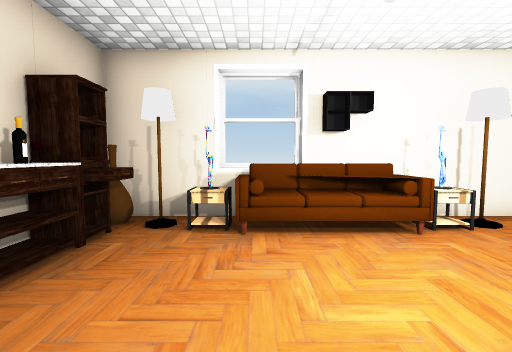
View 1 (above)

12 first-person views from a walk through a Unity game level. The camera is 1.4 m above the floor, tilts 4° down and sees 90° across. The floor is counted in squares, 1 m on a side. Each view is taken from the middle of a square. On the plan, view 1 faces up. The plan holds only what a view shows up to about 13 squares ahead; the rest is blank. The player is left out. Door leaves are left out, so doorways stand open. Some surface patterns are stand-ins.

View 2
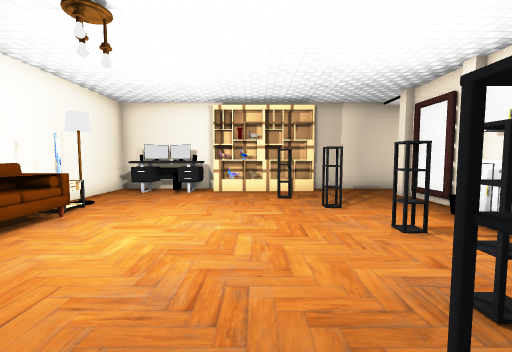

View 3
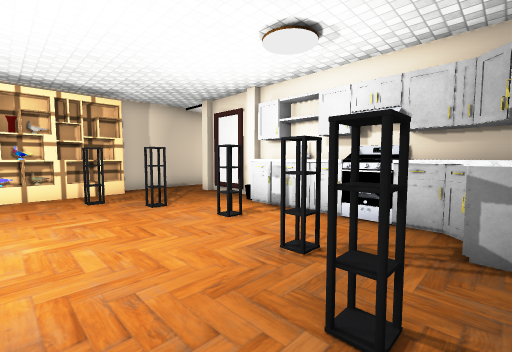

View 4
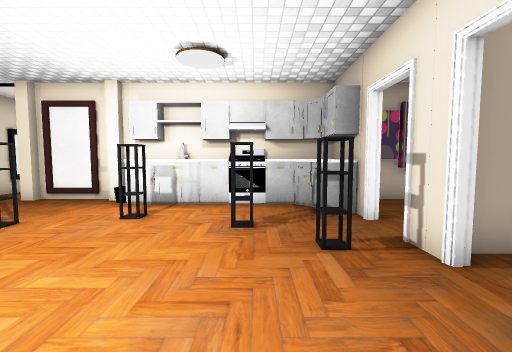

View 5
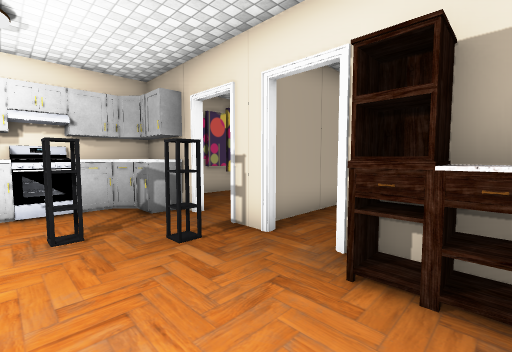

View 6
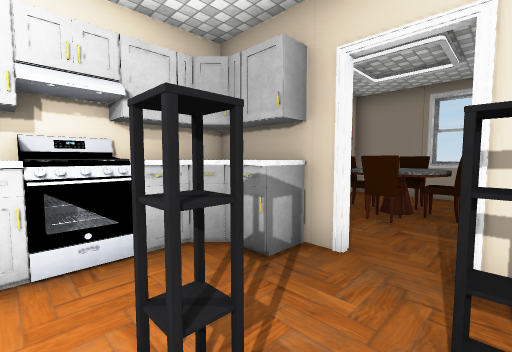

View 7
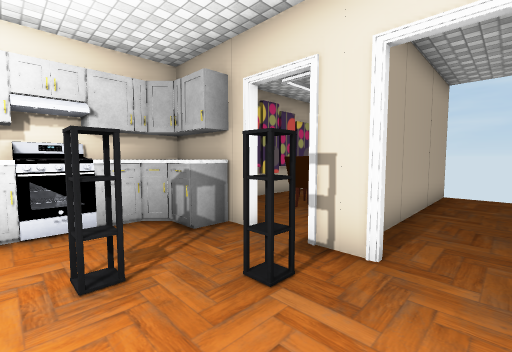

View 8
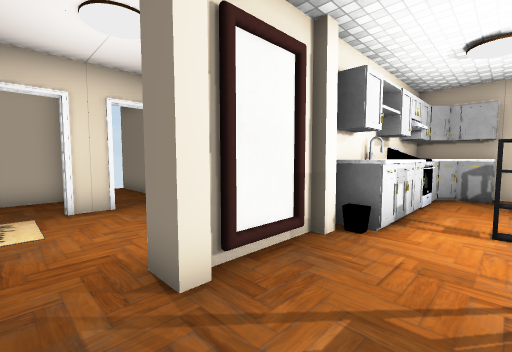

View 9
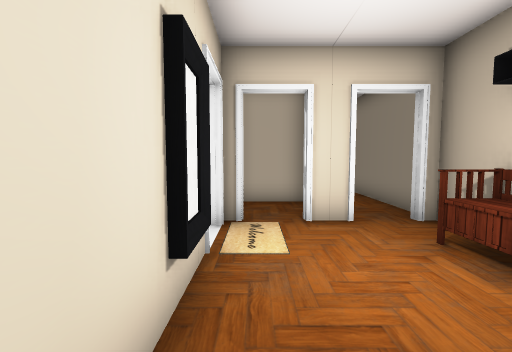

View 10
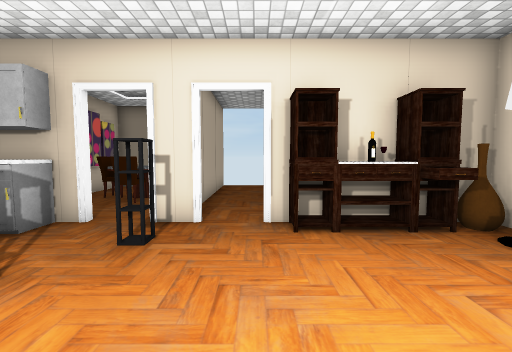

View 11
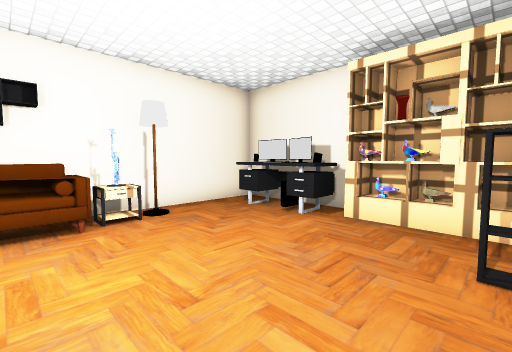

View 12
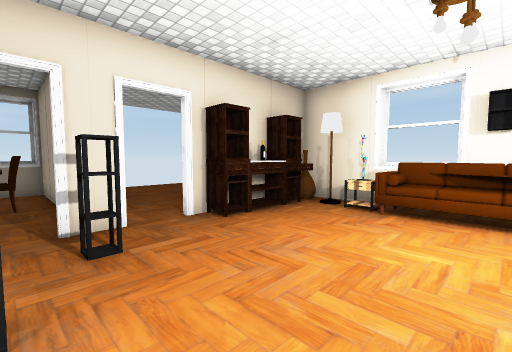

### Floor plan
Ten units are one square. View 1 is at (0, 0); x grows to the right and y downward. Boxes are objects, and circles mark ways between rooms. Rooms are numbered by the first view taken in them; rooms with no view inside come last. Other rooms are left out.
<svg viewBox="-113 -69 213 184">
<path fill="none" stroke="#000" d="M41 25 41 20 45 20M17 32 17 27 21 27M58 12 58 8M-9 25 -9 20 -5 20 -5 25M-2 47 30 47 30 57M-20 12 -24 12 -24 7 -20 7 -20 12M59 57 64 57M87 -19 87 -61 -35 -61 -35 -12M-35 1 -35 14M-35 27 -35 57 35 57M-36 34 -26 34 -26 43 -21 47 -14 47M11 -64 -9 -64M39 90 39 107M87 87 87 26M57 107 70 107M82 107 87 107M-75 9 -108 9M-72 57 -51 57M-108 22 -108 30M-99 55 -51 55M-97 57 -76 57M-105 7 -105 57"/>
<rect x="-35" y="-45" width="20" height="30" fill="#bbb"><title>cabinet</title></rect>
<rect x="-35" y="-55" width="10" height="10" fill="#bbb"><title>other object</title></rect>
<rect x="-25" y="-55" width="10" height="10" fill="#bbb"><title>other object</title></rect>
<rect x="-15" y="45" width="10" height="10" fill="#bbb"><title>stove</title></rect>
<rect x="-15" y="-45" width="10" height="10" fill="#bbb"><title>other object</title></rect>
<rect x="-15" y="-55" width="10" height="10" fill="#bbb"><title>table</title></rect>
<rect x="-5" y="-55" width="30" height="10" fill="#bbb"><title>sofa</title></rect>
<rect x="25" y="-55" width="20" height="10" fill="#bbb"><title>table</title></rect>
<rect x="35" y="55" width="10" height="10" fill="#bbb"><title>pillar</title></rect>
<rect x="45" y="65" width="10" height="30" fill="#bbb"><title>bench</title></rect>
<rect x="45" y="55" width="10" height="10" fill="#bbb"><title>mirror</title></rect>
<rect x="45" y="-55" width="10" height="10" fill="#bbb"><title>other object</title></rect>
<rect x="65" y="45" width="10" height="20" fill="#bbb"><title>pillar</title></rect>
<rect x="65" y="-35" width="10" height="10" fill="#bbb"><title>other object</title></rect>
<rect x="65" y="-45" width="10" height="10" fill="#bbb"><title>other object</title></rect>
<rect x="65" y="-55" width="10" height="10" fill="#bbb"><title>other object</title></rect>
<rect x="75" y="5" width="10" height="20" fill="#bbb"><title>shelf</title></rect>
<rect x="75" y="-25" width="10" height="30" fill="#bbb"><title>shelf</title></rect>
<rect x="75" y="-35" width="10" height="10" fill="#bbb"><title>monitor</title></rect>
<rect x="75" y="-45" width="10" height="10" fill="#bbb"><title>monitor</title></rect>
<rect x="85" y="75" width="10" height="10" fill="#bbb"><title>mirror</title></rect>
<rect x="-95" y="25" width="20" height="10" fill="#bbb"><title>chair</title></rect>
<rect x="-85" y="35" width="20" height="10" fill="#bbb"><title>chair</title></rect>
<rect x="-85" y="15" width="20" height="10" fill="#bbb"><title>chair</title></rect>
<rect x="-75" y="25" width="10" height="10" fill="#bbb"><title>table</title></rect>
<rect x="-65" y="25" width="10" height="10" fill="#bbb"><title>chair</title></rect>
<circle cx="-40" cy="20" r="3" fill="#2a7"/>
<text x="30" y="10">1</text>
<text x="-80" y="30">2</text>
</svg>
Room 1 opens to room 2.

Where each view was taken, in squares from view 1:
view 1: 0 up, 0 right, facing up
view 2: 0 up, 3 left, facing right
view 3: 1 up, 3 left, facing down-right
view 4: 3 up, 1 left, facing down
view 5: 3 up, 0 right, facing down-left
view 6: 1 down, 0 right, facing down-left
view 7: 1 up, 0 right, facing down-left
view 8: 3 down, 8 right, facing down-left
view 9: 5 down, 8 right, facing down
view 10: 1 up, 2 right, facing left
view 11: 1 down, 2 right, facing up-right
view 12: 2 down, 2 right, facing up-left
